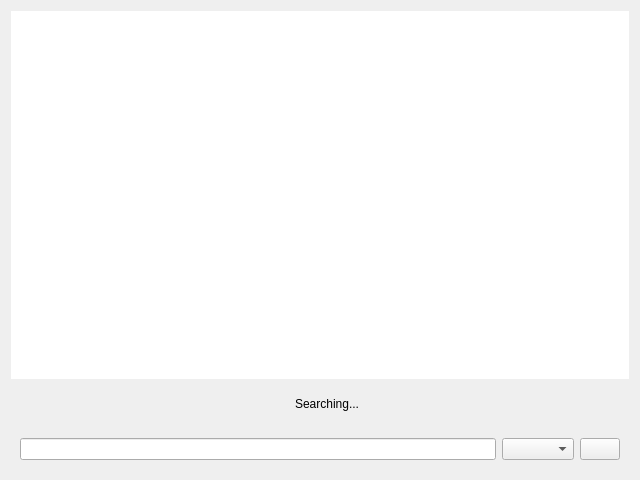
<?xml version="1.0" encoding="UTF-8"?>
<ui version="4.0">
 <class>SearchTab</class>
 <widget class="QWidget" name="SearchTab">
  <property name="geometry">
   <rect>
    <x>0</x>
    <y>0</y>
    <width>640</width>
    <height>480</height>
   </rect>
  </property>
  <property name="windowTitle">
   <string>Form</string>
  </property>
  <layout class="QVBoxLayout" name="verticalLayout">
   <item>
    <widget class="QTableView" name="tableView">
     <property name="frameShape">
      <enum>QFrame::NoFrame</enum>
     </property>
     <property name="frameShadow">
      <enum>QFrame::Plain</enum>
     </property>
     <property name="editTriggers">
      <set>QAbstractItemView::NoEditTriggers</set>
     </property>
     <property name="dragDropOverwriteMode">
      <bool>false</bool>
     </property>
     <property name="selectionMode">
      <enum>QAbstractItemView::SingleSelection</enum>
     </property>
     <property name="selectionBehavior">
      <enum>QAbstractItemView::SelectRows</enum>
     </property>
     <attribute name="horizontalHeaderStretchLastSection">
      <bool>true</bool>
     </attribute>
    </widget>
   </item>
   <item>
    <widget class="QWidget" name="searchSpinnerWidget" native="true">
     <layout class="QHBoxLayout" name="horizontalLayout">
      <item>
       <spacer name="horizontalSpacer">
        <property name="orientation">
         <enum>Qt::Horizontal</enum>
        </property>
        <property name="sizeHint" stdset="0">
         <size>
          <width>40</width>
          <height>20</height>
         </size>
        </property>
       </spacer>
      </item>
      <item>
       <widget class="QLabel" name="spinnerLabel">
        <property name="text">
         <string/>
        </property>
       </widget>
      </item>
      <item>
       <widget class="QLabel" name="searchingLabel">
        <property name="text">
         <string>Searching...</string>
        </property>
       </widget>
      </item>
      <item>
       <spacer name="horizontalSpacer_2">
        <property name="orientation">
         <enum>Qt::Horizontal</enum>
        </property>
        <property name="sizeHint" stdset="0">
         <size>
          <width>40</width>
          <height>20</height>
         </size>
        </property>
       </spacer>
      </item>
     </layout>
    </widget>
   </item>
   <item>
    <widget class="QWidget" name="searchWidget" native="true">
     <layout class="QHBoxLayout" name="horizontalLayout_2">
      <item>
       <widget class="PlaceholderLineEdit" name="searchQuery"/>
      </item>
      <item>
       <widget class="QComboBox" name="trackerCombo"/>
      </item>
      <item>
       <widget class="QPushButton" name="searchButton">
        <property name="text">
         <string/>
        </property>
        <property name="icon">
         <iconset resource="resources.qrc">
          <normaloff>:/search</normaloff>:/search</iconset>
        </property>
       </widget>
      </item>
     </layout>
    </widget>
   </item>
  </layout>
 </widget>
 <customwidgets>
  <customwidget>
   <class>PlaceholderLineEdit</class>
   <extends>QLineEdit</extends>
   <header>PlaceholderLineEdit.h</header>
  </customwidget>
 </customwidgets>
 <resources>
  <include location="resources.qrc"/>
 </resources>
 <connections/>
</ui>
